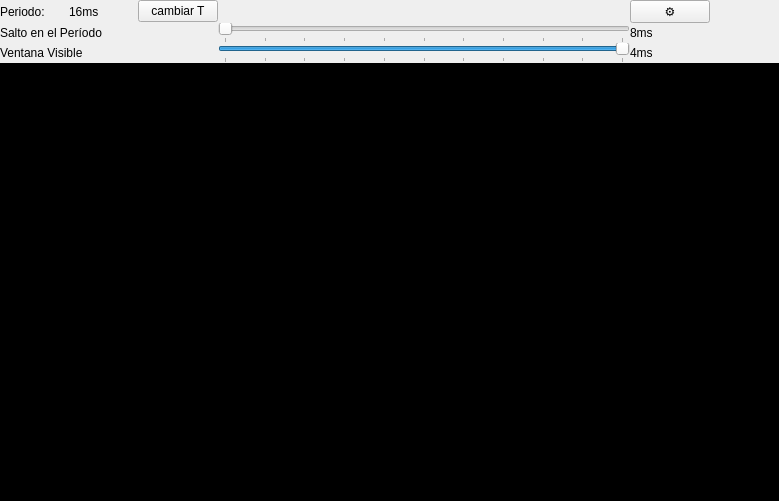
<?xml version="1.0" encoding="UTF-8"?>
<ui version="4.0">
 <class>VistaOsciloscopio</class>
 <widget class="QWidget" name="VistaOsciloscopio">
  <property name="geometry">
   <rect>
    <x>0</x>
    <y>0</y>
    <width>779</width>
    <height>501</height>
   </rect>
  </property>
  <property name="windowTitle">
   <string>Form</string>
  </property>
  <layout class="QGridLayout" name="gridLayout_2">
   <property name="leftMargin">
    <number>0</number>
   </property>
   <property name="topMargin">
    <number>0</number>
   </property>
   <property name="rightMargin">
    <number>0</number>
   </property>
   <property name="bottomMargin">
    <number>0</number>
   </property>
   <property name="spacing">
    <number>0</number>
   </property>
   <item row="8" column="10">
    <widget class="QWidget" name="vistaPeriodo" native="true"/>
   </item>
   <item row="9" column="0" colspan="11">
    <widget class="QWidget" name="vistaOSC" native="true">
     <property name="sizePolicy">
      <sizepolicy hsizetype="MinimumExpanding" vsizetype="MinimumExpanding">
       <horstretch>0</horstretch>
       <verstretch>0</verstretch>
      </sizepolicy>
     </property>
     <property name="palette">
      <palette>
       <active>
        <colorrole role="WindowText">
         <brush brushstyle="SolidPattern">
          <color alpha="255">
           <red>255</red>
           <green>255</green>
           <blue>255</blue>
          </color>
         </brush>
        </colorrole>
        <colorrole role="Button">
         <brush brushstyle="SolidPattern">
          <color alpha="255">
           <red>0</red>
           <green>0</green>
           <blue>0</blue>
          </color>
         </brush>
        </colorrole>
        <colorrole role="Light">
         <brush brushstyle="SolidPattern">
          <color alpha="255">
           <red>0</red>
           <green>0</green>
           <blue>0</blue>
          </color>
         </brush>
        </colorrole>
        <colorrole role="Midlight">
         <brush brushstyle="SolidPattern">
          <color alpha="255">
           <red>0</red>
           <green>0</green>
           <blue>0</blue>
          </color>
         </brush>
        </colorrole>
        <colorrole role="Dark">
         <brush brushstyle="SolidPattern">
          <color alpha="255">
           <red>0</red>
           <green>0</green>
           <blue>0</blue>
          </color>
         </brush>
        </colorrole>
        <colorrole role="Mid">
         <brush brushstyle="SolidPattern">
          <color alpha="255">
           <red>0</red>
           <green>0</green>
           <blue>0</blue>
          </color>
         </brush>
        </colorrole>
        <colorrole role="Text">
         <brush brushstyle="SolidPattern">
          <color alpha="255">
           <red>255</red>
           <green>255</green>
           <blue>255</blue>
          </color>
         </brush>
        </colorrole>
        <colorrole role="BrightText">
         <brush brushstyle="SolidPattern">
          <color alpha="255">
           <red>255</red>
           <green>255</green>
           <blue>255</blue>
          </color>
         </brush>
        </colorrole>
        <colorrole role="ButtonText">
         <brush brushstyle="SolidPattern">
          <color alpha="255">
           <red>255</red>
           <green>255</green>
           <blue>255</blue>
          </color>
         </brush>
        </colorrole>
        <colorrole role="Base">
         <brush brushstyle="SolidPattern">
          <color alpha="255">
           <red>0</red>
           <green>0</green>
           <blue>0</blue>
          </color>
         </brush>
        </colorrole>
        <colorrole role="Window">
         <brush brushstyle="SolidPattern">
          <color alpha="255">
           <red>0</red>
           <green>0</green>
           <blue>0</blue>
          </color>
         </brush>
        </colorrole>
        <colorrole role="Shadow">
         <brush brushstyle="SolidPattern">
          <color alpha="255">
           <red>0</red>
           <green>0</green>
           <blue>0</blue>
          </color>
         </brush>
        </colorrole>
        <colorrole role="AlternateBase">
         <brush brushstyle="SolidPattern">
          <color alpha="255">
           <red>0</red>
           <green>0</green>
           <blue>0</blue>
          </color>
         </brush>
        </colorrole>
        <colorrole role="ToolTipBase">
         <brush brushstyle="SolidPattern">
          <color alpha="255">
           <red>255</red>
           <green>255</green>
           <blue>220</blue>
          </color>
         </brush>
        </colorrole>
        <colorrole role="ToolTipText">
         <brush brushstyle="SolidPattern">
          <color alpha="255">
           <red>0</red>
           <green>0</green>
           <blue>0</blue>
          </color>
         </brush>
        </colorrole>
       </active>
       <inactive>
        <colorrole role="WindowText">
         <brush brushstyle="SolidPattern">
          <color alpha="255">
           <red>255</red>
           <green>255</green>
           <blue>255</blue>
          </color>
         </brush>
        </colorrole>
        <colorrole role="Button">
         <brush brushstyle="SolidPattern">
          <color alpha="255">
           <red>0</red>
           <green>0</green>
           <blue>0</blue>
          </color>
         </brush>
        </colorrole>
        <colorrole role="Light">
         <brush brushstyle="SolidPattern">
          <color alpha="255">
           <red>0</red>
           <green>0</green>
           <blue>0</blue>
          </color>
         </brush>
        </colorrole>
        <colorrole role="Midlight">
         <brush brushstyle="SolidPattern">
          <color alpha="255">
           <red>0</red>
           <green>0</green>
           <blue>0</blue>
          </color>
         </brush>
        </colorrole>
        <colorrole role="Dark">
         <brush brushstyle="SolidPattern">
          <color alpha="255">
           <red>0</red>
           <green>0</green>
           <blue>0</blue>
          </color>
         </brush>
        </colorrole>
        <colorrole role="Mid">
         <brush brushstyle="SolidPattern">
          <color alpha="255">
           <red>0</red>
           <green>0</green>
           <blue>0</blue>
          </color>
         </brush>
        </colorrole>
        <colorrole role="Text">
         <brush brushstyle="SolidPattern">
          <color alpha="255">
           <red>255</red>
           <green>255</green>
           <blue>255</blue>
          </color>
         </brush>
        </colorrole>
        <colorrole role="BrightText">
         <brush brushstyle="SolidPattern">
          <color alpha="255">
           <red>255</red>
           <green>255</green>
           <blue>255</blue>
          </color>
         </brush>
        </colorrole>
        <colorrole role="ButtonText">
         <brush brushstyle="SolidPattern">
          <color alpha="255">
           <red>255</red>
           <green>255</green>
           <blue>255</blue>
          </color>
         </brush>
        </colorrole>
        <colorrole role="Base">
         <brush brushstyle="SolidPattern">
          <color alpha="255">
           <red>0</red>
           <green>0</green>
           <blue>0</blue>
          </color>
         </brush>
        </colorrole>
        <colorrole role="Window">
         <brush brushstyle="SolidPattern">
          <color alpha="255">
           <red>0</red>
           <green>0</green>
           <blue>0</blue>
          </color>
         </brush>
        </colorrole>
        <colorrole role="Shadow">
         <brush brushstyle="SolidPattern">
          <color alpha="255">
           <red>0</red>
           <green>0</green>
           <blue>0</blue>
          </color>
         </brush>
        </colorrole>
        <colorrole role="AlternateBase">
         <brush brushstyle="SolidPattern">
          <color alpha="255">
           <red>0</red>
           <green>0</green>
           <blue>0</blue>
          </color>
         </brush>
        </colorrole>
        <colorrole role="ToolTipBase">
         <brush brushstyle="SolidPattern">
          <color alpha="255">
           <red>255</red>
           <green>255</green>
           <blue>220</blue>
          </color>
         </brush>
        </colorrole>
        <colorrole role="ToolTipText">
         <brush brushstyle="SolidPattern">
          <color alpha="255">
           <red>0</red>
           <green>0</green>
           <blue>0</blue>
          </color>
         </brush>
        </colorrole>
       </inactive>
       <disabled>
        <colorrole role="WindowText">
         <brush brushstyle="SolidPattern">
          <color alpha="255">
           <red>0</red>
           <green>0</green>
           <blue>0</blue>
          </color>
         </brush>
        </colorrole>
        <colorrole role="Button">
         <brush brushstyle="SolidPattern">
          <color alpha="255">
           <red>0</red>
           <green>0</green>
           <blue>0</blue>
          </color>
         </brush>
        </colorrole>
        <colorrole role="Light">
         <brush brushstyle="SolidPattern">
          <color alpha="255">
           <red>0</red>
           <green>0</green>
           <blue>0</blue>
          </color>
         </brush>
        </colorrole>
        <colorrole role="Midlight">
         <brush brushstyle="SolidPattern">
          <color alpha="255">
           <red>0</red>
           <green>0</green>
           <blue>0</blue>
          </color>
         </brush>
        </colorrole>
        <colorrole role="Dark">
         <brush brushstyle="SolidPattern">
          <color alpha="255">
           <red>0</red>
           <green>0</green>
           <blue>0</blue>
          </color>
         </brush>
        </colorrole>
        <colorrole role="Mid">
         <brush brushstyle="SolidPattern">
          <color alpha="255">
           <red>0</red>
           <green>0</green>
           <blue>0</blue>
          </color>
         </brush>
        </colorrole>
        <colorrole role="Text">
         <brush brushstyle="SolidPattern">
          <color alpha="255">
           <red>0</red>
           <green>0</green>
           <blue>0</blue>
          </color>
         </brush>
        </colorrole>
        <colorrole role="BrightText">
         <brush brushstyle="SolidPattern">
          <color alpha="255">
           <red>255</red>
           <green>255</green>
           <blue>255</blue>
          </color>
         </brush>
        </colorrole>
        <colorrole role="ButtonText">
         <brush brushstyle="SolidPattern">
          <color alpha="255">
           <red>0</red>
           <green>0</green>
           <blue>0</blue>
          </color>
         </brush>
        </colorrole>
        <colorrole role="Base">
         <brush brushstyle="SolidPattern">
          <color alpha="255">
           <red>0</red>
           <green>0</green>
           <blue>0</blue>
          </color>
         </brush>
        </colorrole>
        <colorrole role="Window">
         <brush brushstyle="SolidPattern">
          <color alpha="255">
           <red>0</red>
           <green>0</green>
           <blue>0</blue>
          </color>
         </brush>
        </colorrole>
        <colorrole role="Shadow">
         <brush brushstyle="SolidPattern">
          <color alpha="255">
           <red>0</red>
           <green>0</green>
           <blue>0</blue>
          </color>
         </brush>
        </colorrole>
        <colorrole role="AlternateBase">
         <brush brushstyle="SolidPattern">
          <color alpha="255">
           <red>0</red>
           <green>0</green>
           <blue>0</blue>
          </color>
         </brush>
        </colorrole>
        <colorrole role="ToolTipBase">
         <brush brushstyle="SolidPattern">
          <color alpha="255">
           <red>255</red>
           <green>255</green>
           <blue>220</blue>
          </color>
         </brush>
        </colorrole>
        <colorrole role="ToolTipText">
         <brush brushstyle="SolidPattern">
          <color alpha="255">
           <red>0</red>
           <green>0</green>
           <blue>0</blue>
          </color>
         </brush>
        </colorrole>
       </disabled>
      </palette>
     </property>
     <property name="autoFillBackground">
      <bool>true</bool>
     </property>
    </widget>
   </item>
   <item row="3" column="10">
    <spacer name="horizontalSpacer_3">
     <property name="orientation">
      <enum>Qt::Horizontal</enum>
     </property>
     <property name="sizeType">
      <enum>QSizePolicy::Minimum</enum>
     </property>
     <property name="sizeHint" stdset="0">
      <size>
       <width>40</width>
       <height>20</height>
      </size>
     </property>
    </spacer>
   </item>
   <item row="3" column="9">
    <widget class="QLabel" name="label_saltoPeriodo">
     <property name="text">
      <string>8ms</string>
     </property>
    </widget>
   </item>
   <item row="1" column="3" colspan="6">
    <spacer name="horizontalSpacer_2">
     <property name="orientation">
      <enum>Qt::Horizontal</enum>
     </property>
     <property name="sizeType">
      <enum>QSizePolicy::Minimum</enum>
     </property>
     <property name="sizeHint" stdset="0">
      <size>
       <width>40</width>
       <height>20</height>
      </size>
     </property>
    </spacer>
   </item>
   <item row="3" column="3" colspan="6">
    <widget class="QSlider" name="slider_saltoPeriodo">
     <property name="maximum">
      <number>100</number>
     </property>
     <property name="orientation">
      <enum>Qt::Horizontal</enum>
     </property>
     <property name="tickPosition">
      <enum>QSlider::TicksBelow</enum>
     </property>
     <property name="tickInterval">
      <number>10</number>
     </property>
    </widget>
   </item>
   <item row="8" column="3" colspan="6">
    <widget class="QSlider" name="slider_saltoVisible">
     <property name="maximum">
      <number>100</number>
     </property>
     <property name="value">
      <number>100</number>
     </property>
     <property name="orientation">
      <enum>Qt::Horizontal</enum>
     </property>
     <property name="invertedAppearance">
      <bool>false</bool>
     </property>
     <property name="invertedControls">
      <bool>false</bool>
     </property>
     <property name="tickPosition">
      <enum>QSlider::TicksBelow</enum>
     </property>
     <property name="tickInterval">
      <number>10</number>
     </property>
    </widget>
   </item>
   <item row="1" column="10">
    <spacer name="horizontalSpacer">
     <property name="orientation">
      <enum>Qt::Horizontal</enum>
     </property>
     <property name="sizeType">
      <enum>QSizePolicy::Minimum</enum>
     </property>
     <property name="sizeHint" stdset="0">
      <size>
       <width>40</width>
       <height>20</height>
      </size>
     </property>
    </spacer>
   </item>
   <item row="8" column="9">
    <widget class="QLabel" name="labelVentanaVisible">
     <property name="text">
      <string>4ms</string>
     </property>
    </widget>
   </item>
   <item row="1" column="9">
    <widget class="QPushButton" name="botonOpciones">
     <property name="text">
      <string>⚙</string>
     </property>
    </widget>
   </item>
   <item row="1" column="1">
    <widget class="QLabel" name="label_periodo">
     <property name="text">
      <string>16ms</string>
     </property>
    </widget>
   </item>
   <item row="1" column="2">
    <widget class="QPushButton" name="boton_periodo">
     <property name="text">
      <string>cambiar T</string>
     </property>
    </widget>
   </item>
   <item row="1" column="0">
    <widget class="QLabel" name="label">
     <property name="text">
      <string>Periodo:</string>
     </property>
    </widget>
   </item>
   <item row="3" column="0" colspan="3">
    <widget class="QLabel" name="label_4">
     <property name="text">
      <string>Salto en el Período</string>
     </property>
    </widget>
   </item>
   <item row="8" column="0" colspan="3">
    <widget class="QLabel" name="label_3">
     <property name="text">
      <string>Ventana Visible</string>
     </property>
    </widget>
   </item>
  </layout>
 </widget>
 <resources/>
 <connections/>
</ui>
